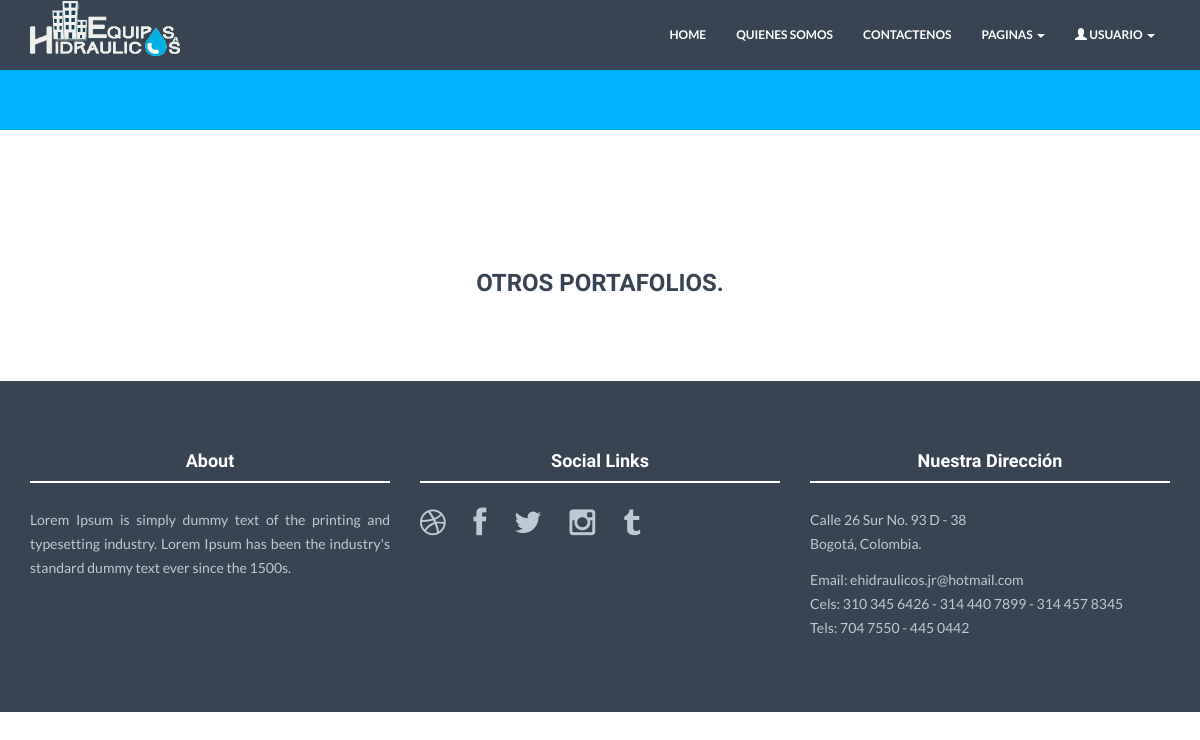
/servicio.php, run on an earlier commit of the app's database.
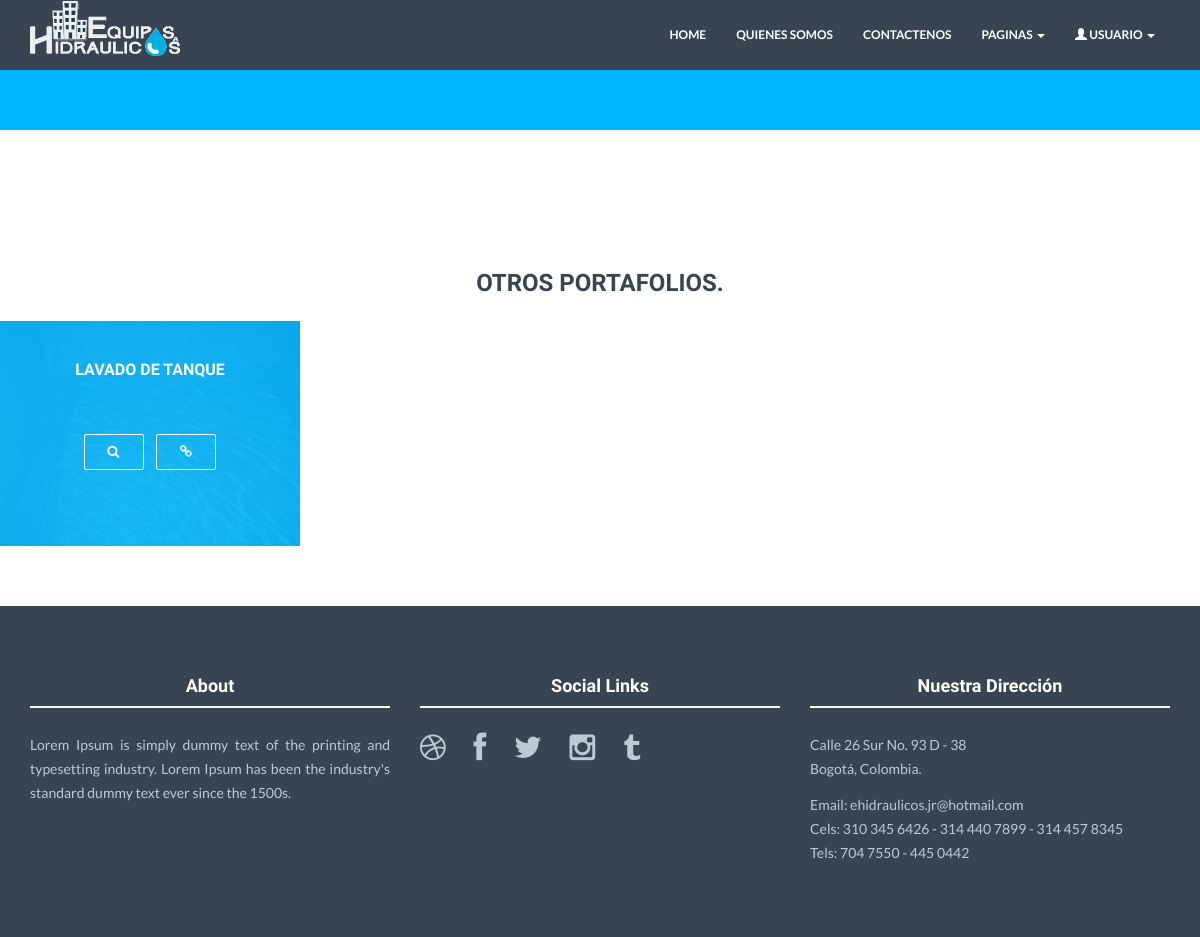
And on a later commit of the database.
### tables this page shows
CREATE TABLE `servicio` (
  `k_servicio` int(2) NOT NULL,
  `n_titulo` varchar(100) NOT NULL,
  `n_path_imagen` varchar(100) NOT NULL
);

### controller/servicio_controller.php (called while the page is built, shortened)
<?php
include 'dao/dao.php';
include 'dao/dao_servicio.php';
$dao = new dao(DB_HOST, DB_USER, DB_PASS, DB_NAME);
$dao->conectar();
$daoServicio = new daoServicio($dao);
$servicios = $daoServicio->getServicios(5);

### dao/dao_servicio.php (called while the page is built, shortened)
<?php
class daoServicio {
    var $database;
    function daoServicio($db) {
        $this->database = $db;
    }
    function getServicios($limite) {
        if ($limite > 0) {
            $sql = "SELECT * FROM servicio LIMIT $limite;";
        } else {
            $sql = "SELECT * FROM servicio;";
        }
        $result = $this->database->ejecutarConsulta($sql);
        return ($this->database->transformarResultado2($result));
    }
}

### dao/dao.php (called while the page is built, shortened)
<?php
Class dao {
    function ejecutarConsulta($sql) {
        $result = mysql_query($sql);
        return $result;
    }
    function transformarResultado2($result) {
        $res = array();
        while ($row = mysql_fetch_array($result)) {
            $res[count($res)] = $row;
        }
        return $res;
    }
}
?>

### servicio.php (the view, shortened to what this page needs)
<?php include_once 'controller/servicio_controller.php'; ?>
<html lang="en">
    <?php include_once 'templates/head.php'; ?>
    <body>
        <?php include_once 'templates/header.php'; ?>
        <div id="blue">
            <div class="container">
                <div class="row">
                </div>
            </div>
        </div>
        <div id="portfoliowrap">
            <div class="portfolio-centered">
                <h3>OTROS PORTAFOLIOS.</h3>
                <div class="recentitems portfolio">
                    <?php foreach ($servicios as $s) { ?>
                    <div class="portfolio-item graphic-design">
                        <div class="he-wrap tpl6">
                            <div class="he-view">
                                <div class="bg a0" data-animate="fadeIn">
                                    <h3 class="a1" data-animate="fadeInDown"><?php echo $s['n_titulo']?></h3>
                                    <a data-rel="prettyPhoto" href="<?php echo ("assets/img/servicios/" . $s['n_path_imagen']) ?>" class="dmbutton a2" data-animate="fadeInUp"><i class="fa fa-search"></i></a>
                                    <a href="<?php echo ("servicio.php?id=" . $s['k_servicio']) ?>" class="dmbutton a2" data-animate="fadeInUp"><i class="fa fa-link"></i></a>
                                </div>
                            </div>
                        </div>
                    </div>
                    <?php } ?>
                </div>
            </div>
        </div>
        <?php include_once 'templates/footer.php'; ?>
    </body>
</html>

What changed in the data, as far as the page shows it:
added servicio: n_titulo "LAVADO DE TANQUE"
